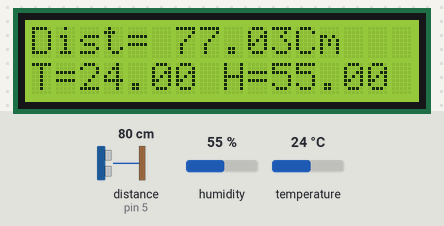
Bench run of a sketch on a simulated Arduino Uno, built with avr-gcc and run on an emulated ATmega328P. Shown: 16×2 character LCD. Wiring (inferred from the names in the program): ultrasonic range finder: trigger pin 6; echo pin 5. Inputs (shaded band) come from the test bench; at power-on: distance to the obstacle (sensor on pin 5) 80 cm, humidity 55 %, temperature 24 °C. The echo pulse lasts 58.3 µs per cm; what the sketch prints to the serial monitor is not drawn.

Above: at 1.2 s.
1.3 s: distance to the obstacle (sensor on pin 5) set to 2 cm
At 2.6 s:
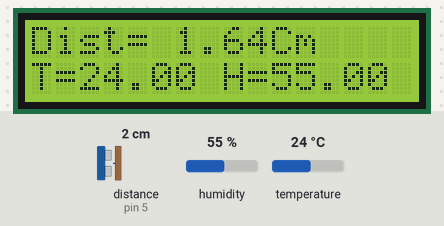
5.7 s: humidity set to 68 %
At 7.3 s:
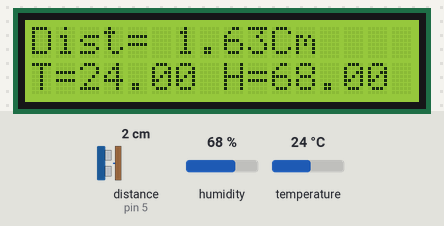
7.7 s: temperature set to 19 °C
At 9.6 s:
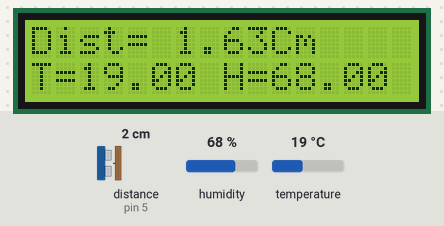
10.3 s: distance to the obstacle (sensor on pin 5) set to 4 cm
At 11.1 s:
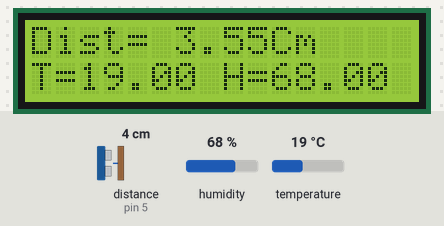
12.8 s: humidity set to 22 %
At 15.7 s:
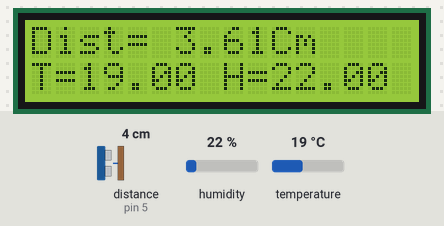
16.4 s: distance to the obstacle (sensor on pin 5) set to 9 cm
At 17.3 s:
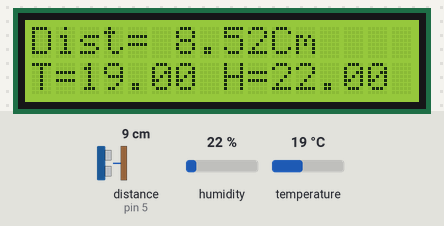
Timing chart, 0 to 19.4 s (numbered marks = the images above; inputs shaded):
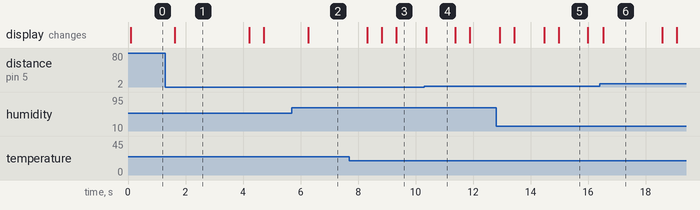

Measured:
- after the input at 1.3 s, the display: changes after 0.33 s (image 1)
- after the input at 5.7 s, the display: changes after 0.56 s (image 2)
- after the input at 7.7 s, the display: changes after 0.61 s (image 3)
- after the input at 10.3 s, the display: changes after 0.07 s (image 4)
- after the input at 12.8 s, the display: first differs from a run without the input after 1.7 s (image 5 shows a later state)
- what the display in image 1 shows lasts 2.6 s, from 1.6 s to 4.2 s
- what the display in image 4 shows lasts 1.0 s, from 10.4 s to 11.4 s

The sketch:

3.5_DHT_11_ULTRA.ino
```cpp
//we need to include various libraries to use the lcd and dht sensor and its fucntions
#include <DHT.h>
#include <LiquidCrystal.h>
#define DHTPIN 4      // the DHT11 data pin
#define DHTTYPE DHT11 // the DHT11 sensor type
DHT dht(DHTPIN, DHTTYPE);
// Digital pin connected for the dht sensor and the ultrasonic
#define trigPin 6
#define echoPin 5
#define maxDistance 100

// initialize the library with the numbers of the interface pins
LiquidCrystal lcd(7, 8, 9, 10, 11, 12);

void setup() {
  //we need to start the serial monitor so we can write to it
  Serial.begin(9600);
  //we need to define the pins and their functions so the ultrasonic sensor works
  pinMode(trigPin, OUTPUT);
  pinMode(echoPin, INPUT);
  //we need to start the dht sensor with this esnor
  dht.begin();
  //we need to define the bounds of the LCD screen
  lcd.begin(16, 2);
}

void loop() {
  float temperature = dht.readTemperature();
  float humidity = dht.readHumidity();

  // measure distance using HC-SR04
  digitalWrite(trigPin, LOW);
  delayMicroseconds(2);
  digitalWrite(trigPin, HIGH);
  delayMicroseconds(10);
  digitalWrite(trigPin, LOW);
  float duration = pulseIn(echoPin, HIGH);
  //we register the distance value in a float value
  float distance = duration * 0.034 / 2;


    // calculate the compensated distance based on temperature and humidity
    float compensatedDistance = distance / (1 + 0.00016 * temperature + 0.00039 * humidity);
//with all the data calculated we can print it on teh serial monitor and the LCD screen
    Serial.print("Distance cm= ");
    Serial.print(compensatedDistance);
    Serial.print("Temperature C= ");
    Serial.print(temperature);
    Serial.print("Humidity %= ");
    Serial.println(humidity);
    //it is important to set the cursor at its 0,0 point so it writes correctly
  lcd.setCursor(0, 0);
  lcd.print("Dist= ");
  lcd.print(compensatedDistance);
  lcd.print("Cm ");
  //it is impportant to change the cursor setting to go to the lower level
  lcd.setCursor(0,1);
lcd.print("T=");
  lcd.print(temperature);
  lcd.setCursor(8,1);
  lcd.print("H=");
  lcd.print(humidity);


  delay(500);

  }
```
